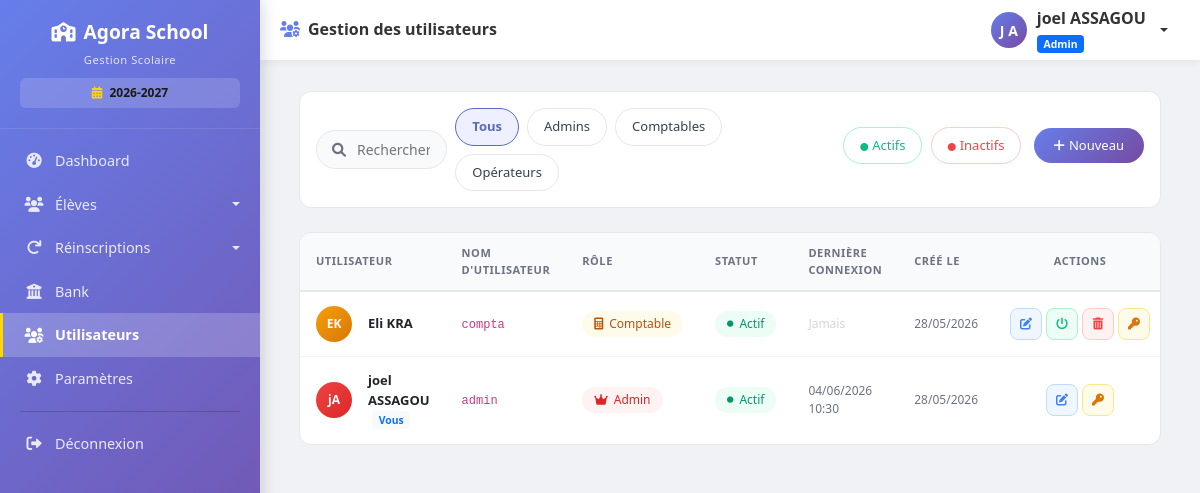
The app's page /utilisateurs (signed in) with its own data.
### models.py (models this page shows, shortened)
class Parametre(db.Model):
    __tablename__ = 'parametres'
    id = db.Column(db.Integer, primary_key=True)
    cle = db.Column(db.String(100), unique=True, nullable=False)
    valeur = db.Column(db.String(500))
    description = db.Column(db.String(200))
    date_modification = db.Column(db.DateTime, default=datetime.utcnow, onupdate=datetime.utcnow)

class User(UserMixin, db.Model):
    __tablename__ = 'users'
    id = db.Column(db.Integer, primary_key=True)
    username = db.Column(db.String(80), unique=True, nullable=False, index=True)
    password_hash = db.Column(db.String(200), nullable=False)
    nom = db.Column(db.String(100), nullable=False)
    prenom = db.Column(db.String(100), nullable=False)
    role = db.Column(db.String(20), default='user')  # admin, comptable, user
    actif = db.Column(db.Boolean, default=True)
    created_at = db.Column(db.DateTime, default=datetime.utcnow)
    last_login = db.Column(db.DateTime, nullable=True)
    @property
    def nom_complet(self):
        return f"{self.prenom} {self.nom}"

### routes.py (the view)
@app.route('/utilisateurs')
@login_required
@admin_required
def liste_utilisateurs():
    utilisateurs = User.query.order_by(User.created_at.desc()).all()
    total_users = len(utilisateurs)
    total_admins = User.query.filter_by(role='admin').count()
    total_comptables = User.query.filter_by(role='comptable').count()
    total_users_simple = User.query.filter_by(role='user').count()
    total_actifs = User.query.filter_by(actif=True).count()
    return render_template('utilisateurs/liste.html',
                         utilisateurs=utilisateurs,
                         total_users=total_users,
                         total_admins=total_admins,
                         total_comptables=total_comptables,
                         total_users_simple=total_users_simple,
                         total_actifs=total_actifs)

### templates/utilisateurs/liste.html (shortened to what this page needs)
{% extends "base.html" %}
{% block page_title %}
<i class="fas fa-users-cog me-2" style="color: #667eea;"></i>Gestion des utilisateurs
{% endblock %}
{% block content %}
<div class="container-fluid px-3 px-md-4 py-3">
    <div class="filter-bar">
        <div class="row align-items-center g-2">
            <div class="col-md-3 col-lg-2">
                <div class="search-wrapper">
                    <i class="fas fa-search"></i>
                    <input type="text" class="search-input" id="searchInput" placeholder="Rechercher un utilisateur...">
                </div>
            </div>
            <div class="col-md-7 col-lg-5">
                <div class="d-flex gap-2 flex-wrap">
                    <button class="filter-btn active" data-filter="all">Tous</button>
                    <button class="filter-btn" data-filter="admin">Admins</button>
                    <button class="filter-btn" data-filter="comptable">Comptables</button>
                    <button class="filter-btn" data-filter="user">Opérateurs</button>
                </div>
            </div>
            <div class="col-lg-5 text-lg-end mt-2 mt-lg-0">
                <button class="filter-btn" data-filter="active" style="border-color:#a7f3d0; color:#10b981;">
                    <i class="fas fa-circle me-1" style="font-size:0.5rem;"></i>Actifs
                </button>
                <button class="filter-btn ms-1" data-filter="inactive" style="border-color:#fecaca; color:#ef4444;">
                    <i class="fas fa-circle me-1" style="font-size:0.5rem;"></i>Inactifs
                </button>
                <a href="{{ url_for('ajouter_utilisateur') }}" class="btn btn-primary ms-2" style="border-radius:100px; padding:0.5rem 1.25rem; font-size:0.8125rem;">
                    <i class="fas fa-plus me-1"></i>Nouveau
                </a>
            </div>
        </div>
    </div>
    <div class="table-container">
        <div class="table-responsive">
            <table class="table-premium">
                <thead>
                    <tr>
                        <th>Utilisateur</th>
                        <th>Nom d'utilisateur</th>
                        <th>Rôle</th>
                        <th>Statut</th>
                        <th>Dernière connexion</th>
                        <th>Créé le</th>
                        <th class="text-center">Actions</th>
                    </tr>
                </thead>
                <tbody id="usersTableBody">
                    {% for user in utilisateurs %}
                    <tr data-role="{{ user.role }}" data-status="{{ 'active' if user.actif else 'inactive' }}">
                        <td>
                            <div class="d-flex align-items-center gap-3">
                                <div class="avatar-circle" style="background: {% if user.role == 'admin' %}linear-gradient(135deg, #ef4444, #dc2626){% elif user.role == 'comptable' %}linear-gradient(135deg, #f59e0b, #d97706){% else %}linear-gradient(135deg, #3b82f6, #2563eb){% endif %};">
                                    {{ user.prenom[0] }}{{ user.nom[0] }}
                                </div>
                                <div>
                                    <div style="font-weight:600; font-size:0.8125rem;">
                                        {{ user.nom_complet }}
                                        {% if user.id == current_user.id %}
                                        <span class="badge bg-light text-primary ms-1" style="font-size:0.65rem;">Vous</span>
                                        {% endif %}
                                    </div>
                                </div>
                            </div>
                        </td>
                        <td><code style="font-size:0.75rem;">{{ user.username }}</code></td>
                        <td>
                            {% if user.role == 'admin' %}
                            <span class="badge-role" style="background:#fef2f2; color:#dc2626;">
                                <i class="fas fa-crown"></i> Admin
                            </span>
                            {% elif user.role == 'comptable' %}
                            <span class="badge-role" style="background:#fffbeb; color:#b45309;">
                                <i class="fas fa-calculator"></i> Comptable
                            </span>
                            {% else %}
                            <span class="badge-role" style="background:#eff6ff; color:#2563eb;">
                                <i class="fas fa-user"></i> Opérateur
                            </span>
                            {% endif %}
                        </td>
                        <td>
                            {% if user.actif %}
                            <span class="badge-status" style="background:#ecfdf5; color:#059669;">
                                <i class="fas fa-circle" style="font-size:0.4rem;"></i> Actif
                            </span>
                            {% else %}
                            <span class="badge-status" style="background:#fef2f2; color:#dc2626;">
                                <i class="fas fa-circle" style="font-size:0.4rem;"></i> Inactif
                            </span>
                            {% endif %}
                        </td>
                        <td style="font-size:0.75rem; color:var(--gray-500);">
                            {% if user.last_login %}
                            {{ user.last_login.strftime('%d/%m/%Y %H:%M') }}
                            {% else %}
                            <span style="color:#d1d5db;">Jamais</span>
                            {% endif %}
                        </td>
                        <td style="font-size:0.75rem; color:var(--gray-500);">
                            {{ user.created_at.strftime('%d/%m/%Y') }}
                        </td>
                        <td>
                            <div class="d-flex justify-content-center gap-1">
                                <a href="{{ url_for('modifier_utilisateur', user_id=user.id) }}" class="btn-action btn-edit" title="Modifier">
                                    <i class="fas fa-edit"></i>
                                </a>
                                {% if user.id != current_user.id %}
                                <button onclick="toggleStatus({{ user.id }}, '{{ user.username }}', {{ user.actif|lower }})"
                                        class="btn-action btn-toggle {{ 'off' if not user.actif }}"
                                        title="{{ 'Désactiver' if user.actif else 'Activer' }}">
                                    <i class="fas fa-power-off"></i>
                                </button>
                                <button onclick="confirmDelete({{ user.id }}, '{{ user.username }}')"
                                        class="btn-action btn-delete" title="Supprimer">
                                    <i class="fas fa-trash-alt"></i>
                                </button>
                                {% endif %}
                                <a href="{{ url_for('reinitialiser_mot_de_passe', user_id=user.id) }}"
                                   class="btn-action btn-reset"
                                   title="Réinitialiser MDP"
                                   onclick="return confirm('Réinitialiser le mot de passe de {{ user.nom_complet }} ?')">
                                    <i class="fas fa-key"></i>
                                </a>
                            </div>
                        </td>
                    </tr>
                    {% endfor %}
                </tbody>
            </table>
        </div>
    </div>
</div>
{% endblock %}

### templates/base.html (shortened to what this page needs)
<!DOCTYPE html>
<html lang="fr">
<head>
    <link href="https://cdn.jsdelivr.net/npm/bootstrap@5.1.3/dist/css/bootstrap.min.css" rel="stylesheet">
    <link rel="stylesheet" href="https://cdnjs.cloudflare.com/ajax/libs/font-awesome/6.0.0/css/all.min.css">
    <link href="https://cdn.datatables.net/1.11.5/css/dataTables.bootstrap5.min.css" rel="stylesheet">
</head>
<body>
    <div class="app-layout">
        {% if current_user.is_authenticated %}
        <aside class="sidebar" id="sidebar">
            <div class="sidebar-logo">
                <h4><i class="fas fa-school me-2"></i>Agora School</h4>
                <small>Gestion Scolaire</small>
                {% set annee_active = parametres_ecole.get('annee_scolaire_active', '2025-2026') if parametres_ecole else '2025-2026' %}
                <div style="margin-top: 8px; padding: 6px 10px; background: rgba(255,255,255,0.15); border-radius: 6px; font-size: 0.75rem;">
                    <i class="fas fa-calendar-alt me-1" style="color: #ffd700;"></i>
                    <strong style="color: #1b1a16;">{{ annee_active }}</strong>
                </div>
            </div>
            <nav class="sidebar-nav">
                {% if current_user.role == 'admin' %}
                <a class="nav-link {% if request.endpoint == 'dashboard' %}active{% endif %}"
                   href="{{ url_for('dashboard') }}">
                    <i class="fas fa-tachometer-alt"></i> Dashboard
                </a>
                {% endif %}
                <div class="eleves-dropdown">
                    <a class="nav-link dropdown-toggle {% if request.endpoint == 'liste_eleves' %}active{% endif %}"
                       href="#" onclick="toggleSidebarDropdown(event, this)">
                        <i class="fas fa-users"></i> Élèves
                    </a>
                </div>
                {% if current_user.role in ['admin', 'comptable'] %}
                <div class="eleves-dropdown">
                    <a class="nav-link dropdown-toggle {% if request.endpoint in ['liste_reinscriptions', 'reinscrire_anciens'] %}active{% endif %}"
                       href="#" onclick="toggleSidebarDropdown(event, this)">
                        <i class="fas fa-redo"></i> Réinscriptions
                    </a>
                </div>
                {% endif %}
                {% if current_user.role in ['admin', 'comptable'] %}
                <a class="nav-link {% if request.endpoint == 'bank' %}active{% endif %}"
                   href="{{ url_for('bank') }}">
                    <i class="fas fa-university"></i> Bank
                </a>
                {% endif %}
                {% if current_user.role == 'admin' %}
                <a class="nav-link {% if request.endpoint == 'liste_utilisateurs' %}active{% endif %}"
                   href="{{ url_for('liste_utilisateurs') }}">
                    <i class="fas fa-users-cog"></i> Utilisateurs
                </a>
                <a class="nav-link {% if request.endpoint == 'parametres' %}active{% endif %}"
                   href="{{ url_for('parametres') }}">
                    <i class="fas fa-cog"></i> Paramètres
                </a>
                {% endif %}
                <hr>
                <a class="nav-link" href="{{ url_for('logout') }}">
                    <i class="fas fa-sign-out-alt"></i> Déconnexion
                </a>
            </nav>
        </aside>
        {% endif %}
        <main class="main-area">
            {% if current_user.is_authenticated %}
            <header class="topbar">
                <div class="d-flex align-items-center gap-2">
                    <h5>{% block page_title %}Gestion utilisateur{% endblock %}</h5>
                </div>
                <div class="dropdown">
                    <a href="#" class="user-dropdown dropdown-toggle" data-bs-toggle="dropdown" aria-label="Menu utilisateur">
                        <div class="user-avatar">
                            {{ current_user.prenom[0]|upper if current_user.prenom else current_user.username[0]|upper }}
                            {{ current_user.nom[0]|upper if current_user.nom else '' }}
                        </div>
                        <div class="d-none d-md-block text-start">
                            <strong>{{ current_user.nom_complet or current_user.username }}</strong>
                            <div>
                                <span class="badge bg-{{ 'primary' if current_user.role == 'admin' else 'warning' if current_user.role == 'comptable' else 'info' }}"
                                      style="font-size:0.65rem;">
                                    {{ current_user.role|capitalize }}
                                </span>
                            </div>
                        </div>
                    </a>
                </div>
            </header>
            {% endif %}
            <div class="page-content" id="pageContent">
                {% block content %}{% endblock %}
            </div>
        </main>
    </div>
</body>
</html>

### records on screen
Parametre: valeur "2026-2027"
User: prenom "J", nom "A", prenom+nom "joel ASSAGOU", role "Admin", prenom "j", nom_complet "joel ASSAGOU", shows "Vous", username "admin", actif True (drawn), last_login "04/06/2026 10:30", created_at "28/05/2026"
User: prenom "E", nom "K", nom_complet "Eli KRA", username "compta", role "comptable" (drawn), actif True (drawn), shows "Jamais", created_at "28/05/2026"
